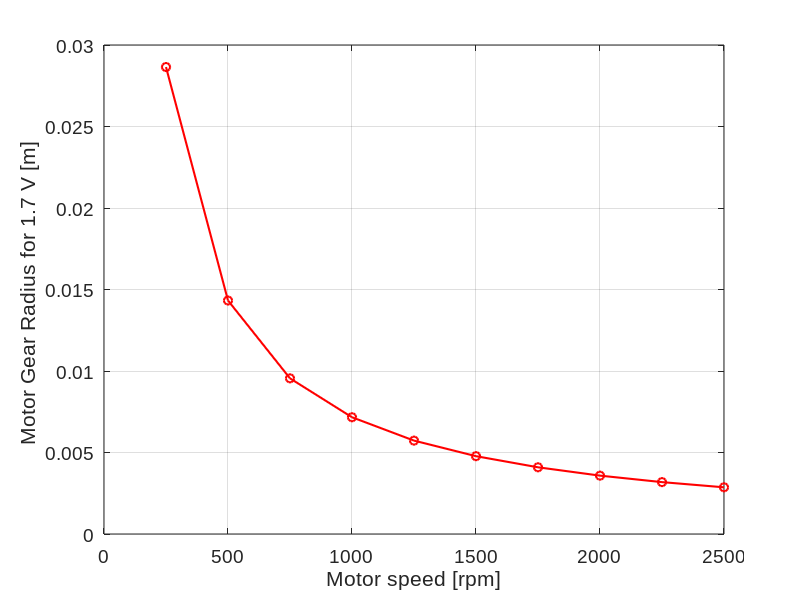
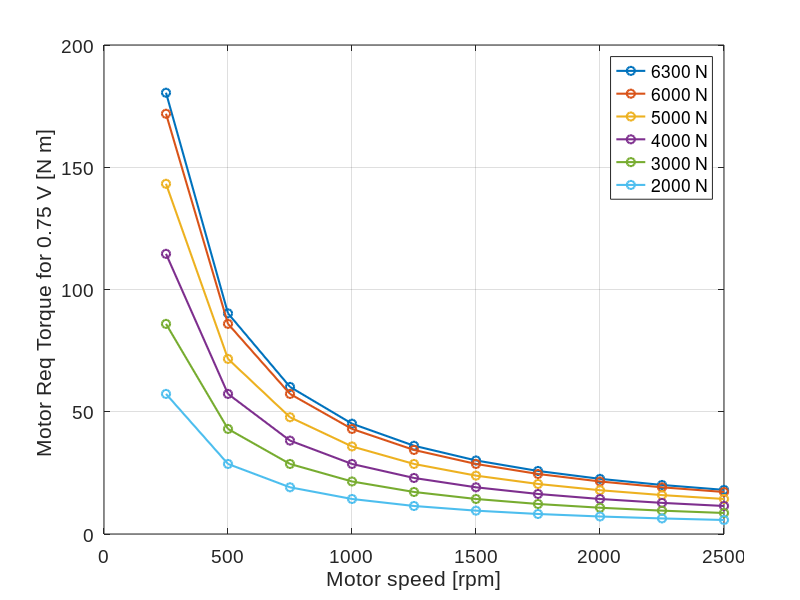
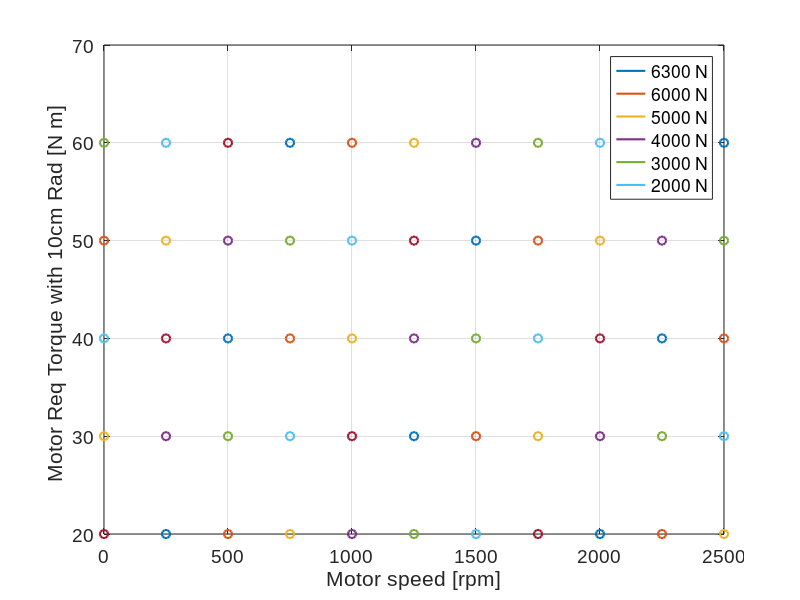

MATLAB code to generate these figures, in order: (Note: this script raises an error after producing the figures.)
% Clearpath motor for Desal Pump actuation

clear all
close all

Lin_Vel=0.75; %[m/s]
Lin_Force=6300; %[N]



Motor_AngVel_RPM=0:250:2500;
Motor_AngVel_radPsec=Motor_AngVel_RPM.*(2*pi/1).*(1/60);
Motor_radius_req = Lin_Vel./Motor_AngVel_radPsec;
Lin_Vel_10cm=0.01*Motor_AngVel_radPsec;
Lin_Vel_20cm=0.02*Motor_AngVel_radPsec;
Lin_Vel_5mm=0.005*Motor_AngVel_radPsec;

Motor_Torque_6300=Motor_radius_req*6300;
Motor_Torque_6000=Motor_radius_req*6000;
Motor_Torque_5000=Motor_radius_req*5000;
Motor_Torque_4000=Motor_radius_req*4000;
Motor_Torque_3000=Motor_radius_req*3000;
Motor_Torque_2000=Motor_radius_req*2000;

Motor_Torque_6300_5mm=0.005*6300;
Motor_Torque_6000_5mm=0.005*6000;
Motor_Torque_5000_5mm=0.005*5000;
Motor_Torque_4000_5mm=0.005*4000;
Motor_Torque_3000_5mm=0.005*3000;
Motor_Torque_2000_5mm=0.005*2000;

Motor_Torque_6300_10mm=0.01*6300;
Motor_Torque_6000_10mm=0.01*6000;
Motor_Torque_5000_10mm=0.01*5000;
Motor_Torque_4000_10mm=0.01*4000;
Motor_Torque_3000_10mm=0.01*3000;
Motor_Torque_2000_10mm=0.01*2000;

Motor_Torque_6300_20mm=0.02*6300;
Motor_Torque_6000_20mm=0.02*6000;
Motor_Torque_5000_20mm=0.02*5000;
Motor_Torque_4000_20mm=0.02*4000;
Motor_Torque_3000_20mm=0.02*3000;
Motor_Torque_2000_20mm=0.02*2000;

%----------------------------------------------------------------
%plotting
%----------------------------------------------------------------

%Plotting Motor Radius for different RPMs
figMotorGearRad=figure;
plot(Motor_AngVel_RPM,Motor_radius_req,'-ro','LineWidth',1.5);
xlabel('Motor speed [rpm]');
ylabel('Motor Gear Radius for 1.7 V [m] ');
%legend();
set(gca,'fontname','arial')  % Set it to arial
set(gcf,'color','w');
set(gca,'FontSize',14);
%xlim([xlimLowAmp xlimHighAmp]);
grid on;
%xlim([0 0.8]);

%Plotting Motor Req Torque for different Forces vs. rotary speed
figMotorTorque=figure;
plot(Motor_AngVel_RPM,Motor_Torque_6300,'-o','LineWidth',1.5); hold on;
plot(Motor_AngVel_RPM,Motor_Torque_6000,'-o','LineWidth',1.5); hold on;
plot(Motor_AngVel_RPM,Motor_Torque_5000,'-o','LineWidth',1.5); hold on;
plot(Motor_AngVel_RPM,Motor_Torque_4000,'-o','LineWidth',1.5); hold on;
plot(Motor_AngVel_RPM,Motor_Torque_3000,'-o','LineWidth',1.5); hold on;
plot(Motor_AngVel_RPM,Motor_Torque_2000,'-o','LineWidth',1.5); hold on;
xlabel('Motor speed [rpm]');
ylabel('Motor Req Torque for 0.75 V [N m] ');
legend('6300 N','6000 N','5000 N','4000 N','3000 N','2000 N');
set(gca,'fontname','arial')  % Set it to arial
set(gcf,'color','w');
set(gca,'FontSize',14);
%xlim([xlimLowAmp xlimHighAmp]);
grid on;
%xlim([0 0.8]);

%Plotting Motor Req Torque for different Forces vs. rotary speed
figMotorTorque_10cm=figure;
plot(Motor_AngVel_RPM,Motor_Torque_6300_10mm,'-','LineWidth',1.5); hold on;
plot(Motor_AngVel_RPM,Motor_Torque_6000_10mm,'-o','LineWidth',1.5); hold on;
plot(Motor_AngVel_RPM,Motor_Torque_5000_10mm,'-o','LineWidth',1.5); hold on;
plot(Motor_AngVel_RPM,Motor_Torque_4000_10mm,'-o','LineWidth',1.5); hold on;
plot(Motor_AngVel_RPM,Motor_Torque_3000_10mm,'-o','LineWidth',1.5); hold on;
plot(Motor_AngVel_RPM,Motor_Torque_2000_10mm,'-o','LineWidth',1.5); hold on;
xlabel('Motor speed [rpm]');
ylabel('Motor Req Torque with 10cm Rad [N m] ');
legend('6300 N','6000 N','5000 N','4000 N','3000 N','2000 N');
set(gca,'fontname','arial')  % Set it to arial
set(gcf,'color','w');
set(gca,'FontSize',14);
%xlim([xlimLowAmp xlimHighAmp]);
grid on;
%xlim([0 0.8]);


%Figure 4 plotting the linear velocity at different spool size (on left)
%and the Torque for different spool size on right 
figLinVel_10cm=figure;
yyaxis left
plot(Motor_AngVel_RPM,Lin_Vel_10cm,'-o','LineWidth',1.5); hold on;
plot(Motor_AngVel_RPM,Lin_Vel_20cm,'--s','LineWidth',1.5); hold on;
plot(Motor_AngVel_RPM,Lin_Vel_5mm,'-.^','LineWidth',1.5); hold on;
xlabel('Motor speed [rpm]');
ylabel('Lin Vel [m/s] ');
%legend('10 cm','20 cm');
set(gca,'fontname','arial')  % Set it to arial
set(gcf,'color','w');
set(gca,'FontSize',14);
%xlim([xlimLowAmp xlimHighAmp]);
ylim([0 1]);

grid on;

yyaxis right
yline(Motor_Torque_6000_10mm,'-r','LineWidth',1.5); hold on;
yline(Motor_Torque_4000_10mm, '-g','LineWidth',1.5); hold on;
yline(Motor_Torque_3000_10mm, '-k','LineWidth',1.5); hold on;
yline(Motor_Torque_6000_20mm,'--r','LineWidth',1.5); hold on;
yline(Motor_Torque_4000_20mm, '--g','LineWidth',1.5); hold on;
yline(Motor_Torque_3000_20mm, '--k','LineWidth',1.5); hold on;
legend('10 cm','20 cm','5 mm','6000 N|10cm','4000 N|10cm','3000 N|10cm',...
    '6000 N|20cm','4000 N|20cm','3000 N|20cm');
ylabel('Torque [Nm] ');
ylim([0 130]);


%%  Figure 4 plotting the linear velocity at different spool size (on left)
%and the Torque for different spool size on right 
figLinVel_5mm=figure;
yyaxis left
plot(Motor_AngVel_RPM,Lin_Vel_5mm,'-.^','LineWidth',1.5); hold on;
xlabel('Motor speed [rpm]');
ylabel('Lin Vel [m/s] ');
%legend('10 cm','20 cm');
set(gca,'fontname','arial')  % Set it to arial
set(gcf,'color','w');
set(gca,'FontSize',14);
%xlim([xlimLowAmp xlimHighAmp]);
ylim([0 1]);

grid on;

yyaxis right
yline(Motor_Torque_6000_5mm,'-r','LineWidth',1.5); hold on;
yline(Motor_Torque_5000_5mm, '-g','LineWidth',1.5); hold on;
yline(Motor_Torque_4000_5mm, '-k','LineWidth',1.5); hold on;
yline(Motor_Torque_3000_5mm,'--r','LineWidth',1.5); hold on;
yline(Motor_Torque_2000_5mm,'--k','LineWidth',1.5); hold on;
ylabel('Torque [Nm] ');
legend('5 mm Vel','6000 N|5mm','5000 N|5mm','4000 N|5mm',...
    '3000 N|5mm','2000 N|5mm');
ylim([0 50]);

%% Velocities needed


H=0.5:0.5:3;
T=5:1:15;
T_check=5;

for ii=1:size(H,2)
   for jj=1:size(T,2)       
        Velocity_Wave(ii,jj)=2*H(ii)/T(jj);
    end
end


t=linspace(0, 50, 1000);
y_sine_6000=abs(30*sin((2*pi./T_check).*t));
%y_sine_6000=6000*sin((2*pi/T_check)*t);

%Square
freq=1/T_check; %Hz
offset=0.5;
amp=0.5;
duty=50;
%sq_wave=offset+amp*square(2*pi*freq.*t,duty);
sq_wave=offset+amp*square(2*pi*freq.*t);

y_halfsine_6000=y_sine_6000.*sq_wave;

% Plotting the torque of the sinusoid and that times square wave to get RMS
figure
%for iii=1:2 %size(T,2)
    plot(t,y_sine_6000,'LineWidth',1.5); hold on;
    plot(t,y_halfsine_6000,'k','LineWidth',1.5); hold on;
    plot(t,sq_wave,'r','LineWidth',1.5); hold on;
%end
yline(rms(y_sine_6000),'LineWidth',1.5);
yline(rms(y_halfsine_6000),'LineWidth',1.5);
xlabel('time [s]');
ylabel('Torque [Nm] ');
%legend('10 cm','20 cm');
set(gca,'fontname','arial')  % Set it to arial
set(gcf,'color','w');
set(gca,'FontSize',14);
legend('5s','5s half','Square2','RMS 5s','RMS 5s half');
